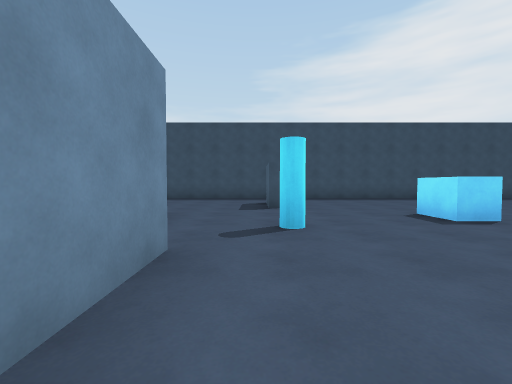
View 1 (above)

22 first-person views from a walk through a scene from a Unity 3-D project. The camera is 1.2 m above the floor, tilts 2° down and sees 90° across. The floor is counted in squares, 2 m on a side. Each view is taken from the middle of a square. On the plan, view 1 faces up. The plan holds only what a view shows up to about 9 squares ahead; the rest is blank. The player character is not drawn. Surface patterns are stand-ins for the level's own textures.

View 2
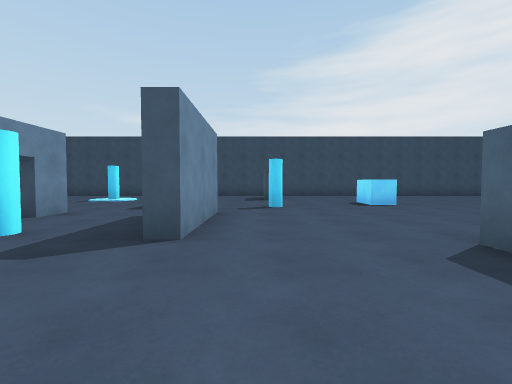

View 3
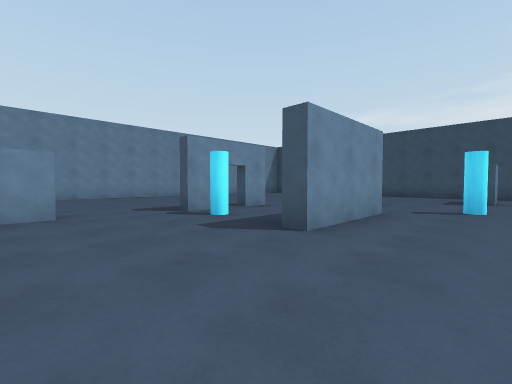

View 4
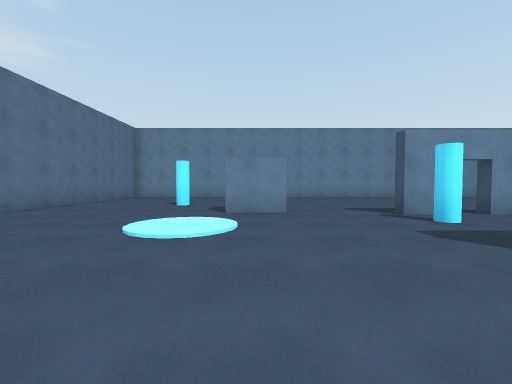

View 5
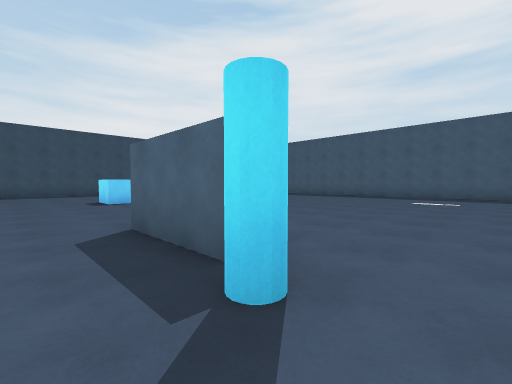

View 6
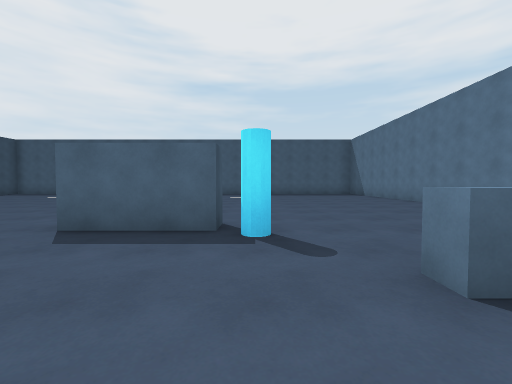

View 7
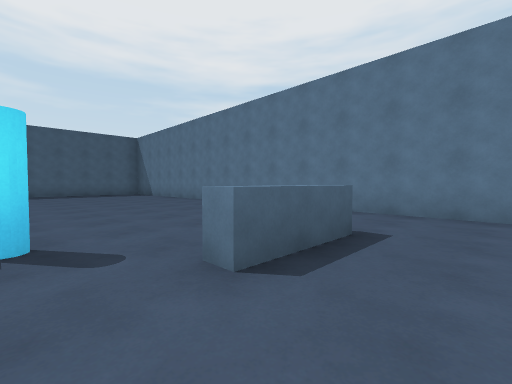

View 8
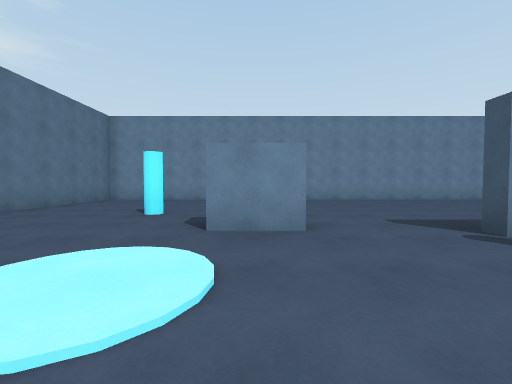

View 9
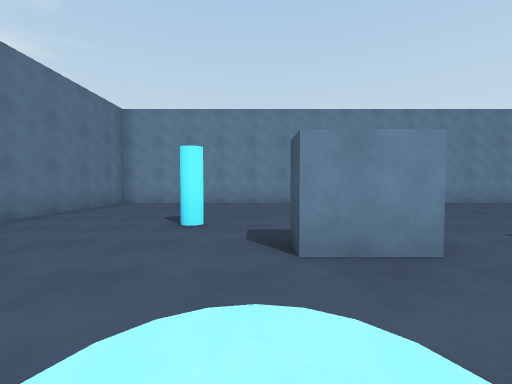

View 10
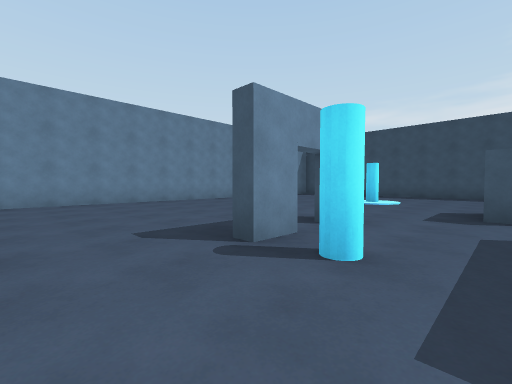

View 11
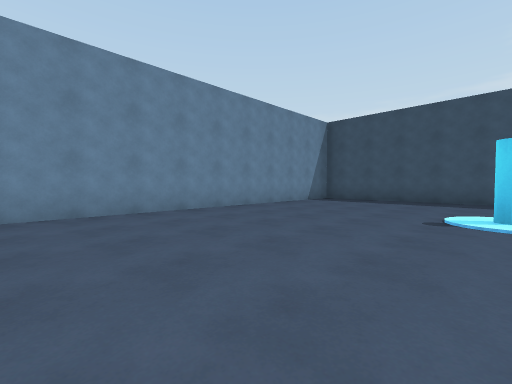

View 12
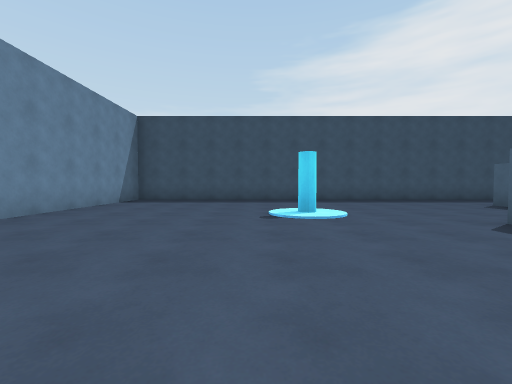

View 13
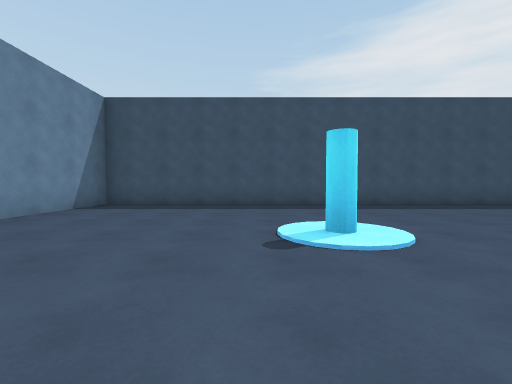

View 14
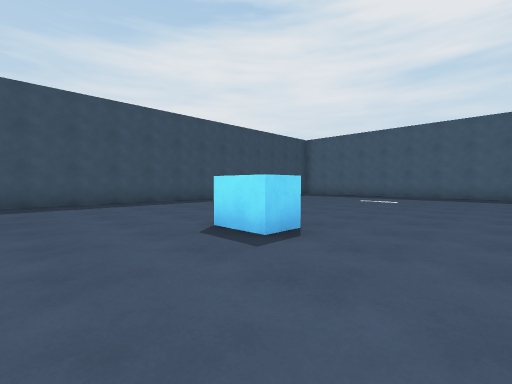

View 15
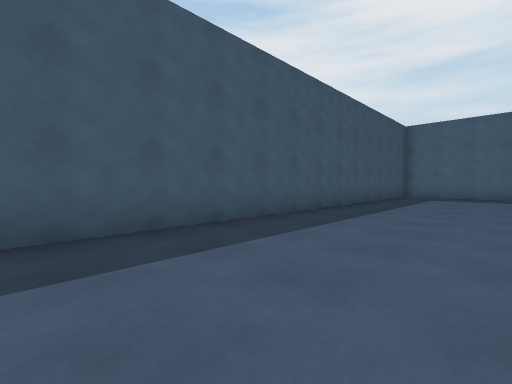

View 16
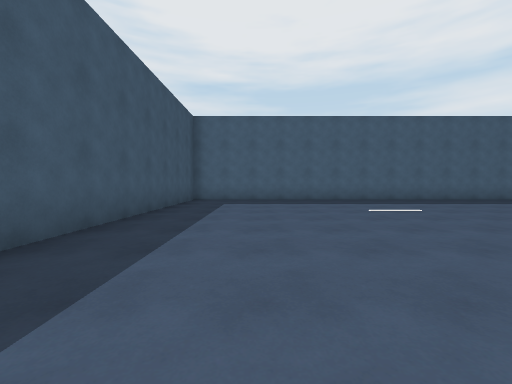

View 17
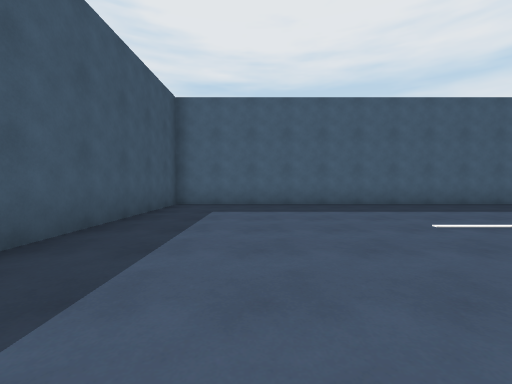

View 18
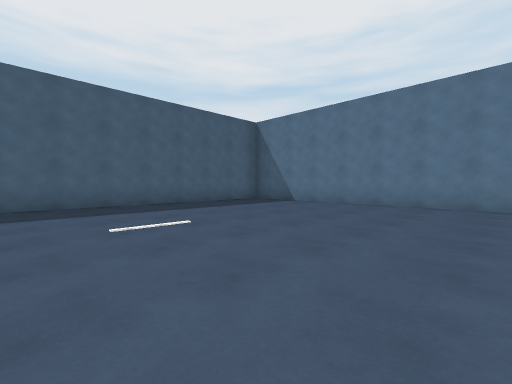

View 19
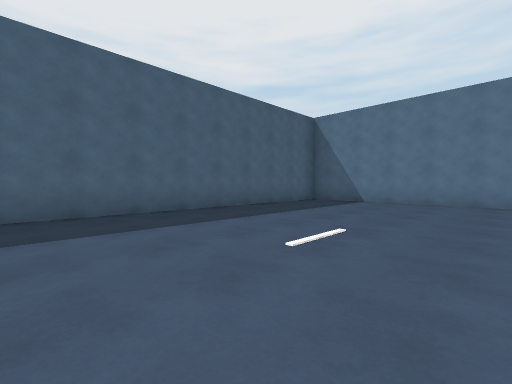

View 20
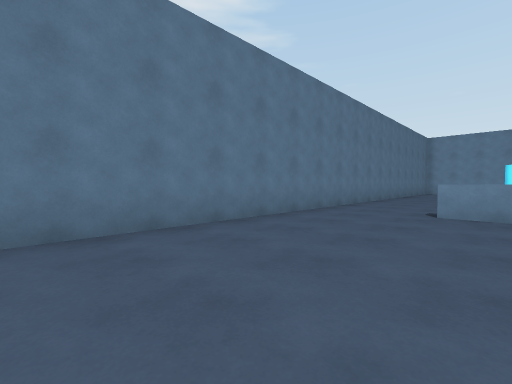

View 21
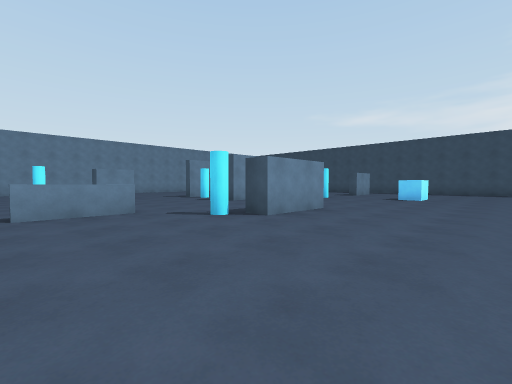

View 22
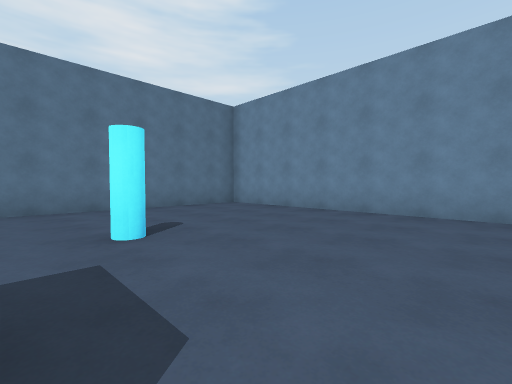

### Floor plan
Points are (right, up) in squares from view 1. A wall is a line through its corners. A room is listed if a view was taken in it or the views show most of it. See-through windows are left out.
Room 1 (views 1, 2, 3, 4, 5, 6, 7, 8, 9, 10, 11, 12, 13, 14, 15, 16, 17, 18, 19, 20, 21, 22)
walls: (2.8, -0.5) (2.8, -2.5) (2.2, -2.5) (2.2, -0.5); (-0.8, 2.4) (-0.8, -0.3) (-1.2, -0.3); (-1.9, 3.3) (-2.4, 3.3); (0.3, 6.5) (0.3, 7.9); (0.7, 7.6) (0.7, 6.2) (0.2, 6.2); (0.3, -6) (0.3, -4.1) (0.7, -4.1) (0.7, -6); (13.2, -7.5) (13.2, 10.2) (-10.2, 10.2) (-10.2, -8.2) (12.5, -8.2)
objects: other object (-6, -5); other object (-5, -3); other object (-5, 6); other object (-4, 0); other object (-4, 2); other object (-3, 0); other object (0, 3) to (1, 4); other object (2, -3); other object (3, 4) to (3, 5)

Positions as (right, up) in squares from view 1, and headings:
1: (0, 0), facing up
2: (0, -3), facing up
3: (1, -3), facing up-left
4: (1, -3), facing left
5: (1, -4), facing up-right
6: (-1, -3), facing right
7: (-1, -3), facing down-right
8: (-1, -3), facing left
9: (-2, -4), facing left
10: (-2, -2), facing up-left
11: (-5, 1), facing up-left
12: (-6, 1), facing up
13: (-6, 3), facing up
14: (1, 2), facing up-right
15: (1, 7), facing up-right
16: (4, 8), facing right
17: (6, 8), facing right
18: (6, -1), facing down-right
19: (8, 0), facing down-right
20: (6, -5), facing down-left
21: (6, -6), facing up-left
22: (-5, -2), facing down-left
